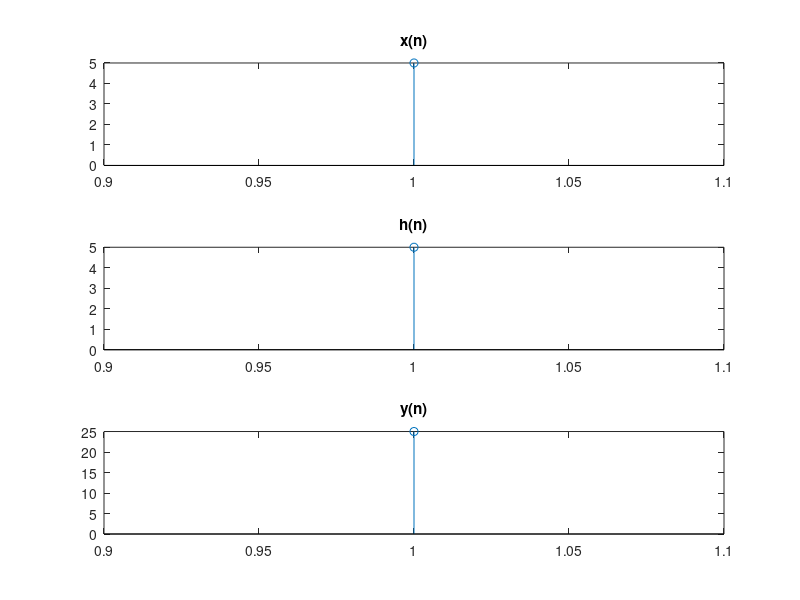

The MATLAB source for this figure:
% CONVOLUTION
% function g = convolution (x, h)
    clc;
    clear all;
    close all;
    x = input ('Enter the input signal');
    h = input ('Enter the filter signal');
    p = length (x);
    q = length (h);
    s = p + q - 1;
    y = zeros (1,s);
    for i = 1:1:p
        for j = 1:1:q
            y(i+j-1) = y(i+j-1) + x(i)*h(j);
        end
    end
% end

% PLOT
subplot (3,1,1);
stem (x);
title ('x(n)');
subplot (3,1,2);
stem (h);
title ('h(n)');
subplot (3,1,3);
stem (y);
title ('y(n)');

% MATRIX